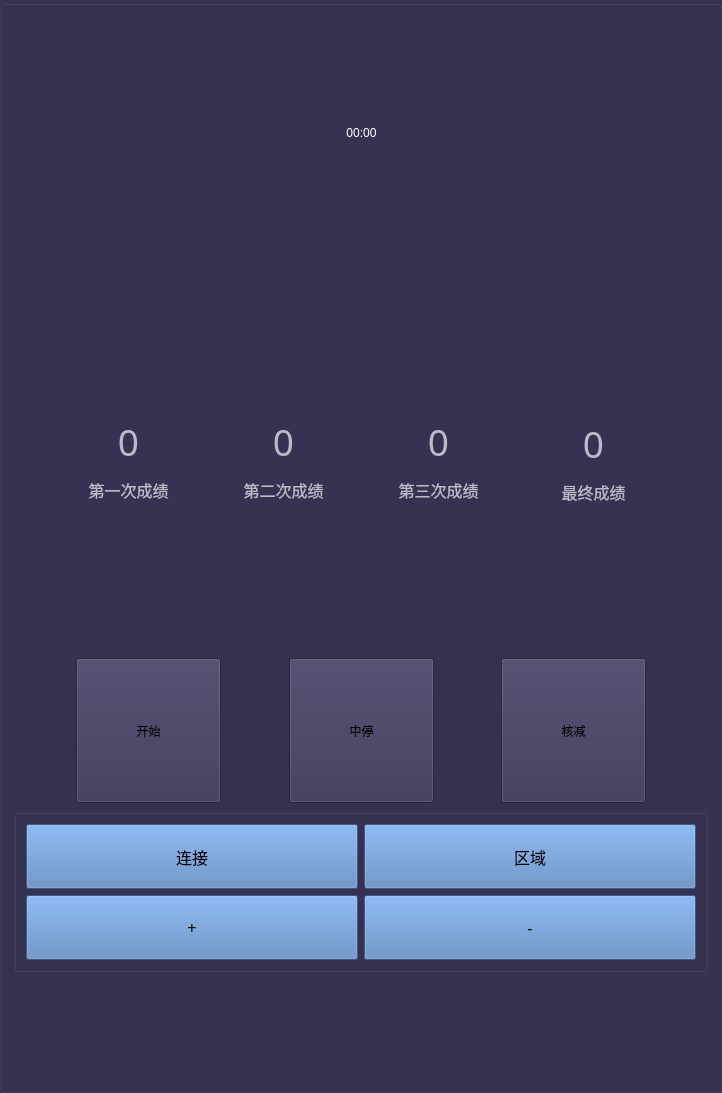
           <widget class="QGroupBox" name="gbScoreRecord">
            <property name="minimumSize">
             <size>
              <width>650</width>
              <height>0</height>
             </size>
            </property>
            <property name="styleSheet">
             <string notr="true">    background-color: rgb(55, 50, 82);</string>
            </property>
            <property name="title">
             <string/>
            </property>
            <layout class="QVBoxLayout" name="verticalLayout_20">
             <item>
              <layout class="QHBoxLayout" name="horizontalLayout_8">
               <item>
                <spacer name="horizontalSpacer_6">
                 <property name="orientation">
                  <enum>Qt::Horizontal</enum>
                 </property>
                 <property name="sizeHint" stdset="0">
                  <size>
                   <width>40</width>
                   <height>20</height>
                  </size>
                 </property>
                </spacer>
               </item>
               <item>
                <widget class="QLabel" name="lbCurLeftTimes">
                 <property name="minimumSize">
                  <size>
                   <width>231</width>
                   <height>231</height>
                  </size>
                 </property>
                 <property name="maximumSize">
                  <size>
                   <width>16777215</width>
                   <height>16777215</height>
                  </size>
                 </property>
                 <property name="styleSheet">
                  <string notr="true">color: rgb(255, 255, 255);</string>
                 </property>
                 <property name="text">
                  <string>00:00</string>
                 </property>
                 <property name="alignment">
                  <set>Qt::AlignCenter</set>
                 </property>
                </widget>
               </item>
               <item>
                <spacer name="horizontalSpacer_19">
                 <property name="orientation">
                  <enum>Qt::Horizontal</enum>
                 </property>
                 <property name="sizeHint" stdset="0">
                  <size>
                   <width>40</width>
                   <height>20</height>
                  </size>
                 </property>
                </spacer>
               </item>
              </layout>
             </item>
             <item>
              <spacer name="verticalSpacer_31">
               <property name="orientation">
                <enum>Qt::Vertical</enum>
               </property>
               <property name="sizeHint" stdset="0">
                <size>
                 <width>20</width>
                 <height>40</height>
                </size>
               </property>
              </spacer>
             </item>
             <item>
              <spacer name="verticalSpacer_32">
               <property name="orientation">
                <enum>Qt::Vertical</enum>
               </property>
               <property name="sizeHint" stdset="0">
                <size>
                 <width>20</width>
                 <height>40</height>
                </size>
               </property>
              </spacer>
             </item>
             <item>
              <layout class="QHBoxLayout" name="horizontalLayout_7">
               <item>
                <spacer name="horizontalSpacer_29">
                 <property name="orientation">
                  <enum>Qt::Horizontal</enum>
                 </property>
                 <property name="sizeHint" stdset="0">
                  <size>
                   <width>40</width>
                   <height>20</height>
                  </size>
                 </property>
                </spacer>
               </item>
               <item>
                <widget class="QGroupBox" name="gbScore1">
                 <property name="styleSheet">
                  <string notr="true">border:none;</string>
                 </property>
                 <property name="title">
                  <string/>
                 </property>
                 <layout class="QVBoxLayout" name="verticalLayout_4">
                  <item>
                   <spacer name="verticalSpacer_13">
                    <property name="orientation">
                     <enum>Qt::Vertical</enum>
                    </property>
                    <property name="sizeType">
                     <enum>QSizePolicy::Expanding</enum>
                    </property>
                    <property name="sizeHint" stdset="0">
                     <size>
                      <width>20</width>
                      <height>66</height>
                     </size>
                    </property>
                   </spacer>
                  </item>
                  <item>
                   <widget class="QLabel" name="lbScoreFirst">
                    <property name="minimumSize">
                     <size>
                      <width>0</width>
                      <height>0</height>
                     </size>
                    </property>
                    <property name="maximumSize">
                     <size>
                      <width>16777215</width>
                      <height>16777215</height>
                     </size>
                    </property>
                    <property name="font">
                     <font>
                      <family>Microsoft YaHei</family>
                      <pointsize>28</pointsize>
                      <weight>50</weight>
                      <bold>false</bold>
                     </font>
                    </property>
                    <property name="styleSheet">
                     <string notr="true">color: rgb(188, 185, 201);</string>
                    </property>
                    <property name="text">
                     <string>0</string>
                    </property>
                    <property name="alignment">
                     <set>Qt::AlignCenter</set>
                    </property>
                   </widget>
                  </item>
                  <item>
                   <widget class="QLabel" name="lbFirstScoreInfo">
                    <property name="minimumSize">
                     <size>
                      <width>125</width>
                      <height>33</height>
                     </size>
                    </property>
                    <property name="font">
                     <font>
                      <family>Microsoft YaHei</family>
                      <pointsize>12</pointsize>
                     </font>
                    </property>
                    <property name="styleSheet">
                     <string notr="true">color: rgb(188, 185, 201);</string>
                    </property>
                    <property name="text">
                     <string>第一次成绩</string>
                    </property>
                    <property name="alignment">
                     <set>Qt::AlignCenter</set>
                    </property>
                   </widget>
                  </item>
                  <item>
                   <spacer name="verticalSpacer_14">
                    <property name="orientation">
                     <enum>Qt::Vertical</enum>
                    </property>
                    <property name="sizeType">
                     <enum>QSizePolicy::Expanding</enum>
                    </property>
                    <property name="sizeHint" stdset="0">
                     <size>
                      <width>40</width>
                      <height>65</height>
                     </size>
                    </property>
                   </spacer>
                  </item>
                 </layout>
                </widget>
               </item>
               <item>
                <widget class="QGroupBox" name="gbScore2">
                 <property name="styleSheet">
                  <string notr="true">border:none;</string>
                 </property>
                 <property name="title">
                  <string/>
                 </property>
                 <layout class="QVBoxLayout" name="verticalLayout_22">
                  <item>
                   <spacer name="verticalSpacer_33">
                    <property name="orientation">
                     <enum>Qt::Vertical</enum>
                    </property>
                    <property name="sizeType">
                     <enum>QSizePolicy::Expanding</enum>
                    </property>
                    <property name="sizeHint" stdset="0">
                     <size>
                      <width>20</width>
                      <height>67</height>
                     </size>
                    </property>
                   </spacer>
                  </item>
                  <item>
                   <widget class="QLabel" name="lbScoreSecond">
                    <property name="minimumSize">
                     <size>
                      <width>0</width>
                      <height>0</height>
                     </size>
                    </property>
                    <property name="maximumSize">
                     <size>
                      <width>16777215</width>
                      <height>16777215</height>
                     </size>
                    </property>
                    <property name="font">
                     <font>
                      <family>Microsoft YaHei</family>
                      <pointsize>28</pointsize>
                      <weight>50</weight>
                      <bold>false</bold>
                     </font>
                    </property>
                    <property name="styleSheet">
                     <string notr="true">color: rgb(188, 185, 201);</string>
                    </property>
                    <property name="text">
                     <string>0</string>
                    </property>
                    <property name="alignment">
                     <set>Qt::AlignCenter</set>
                    </property>
                   </widget>
                  </item>
                  <item>
                   <widget class="QLabel" name="lbFirstScoreInfo_2">
                    <property name="minimumSize">
                     <size>
                      <width>125</width>
                      <height>33</height>
                     </size>
                    </property>
                    <property name="font">
                     <font>
                      <family>Microsoft YaHei</family>
                      <pointsize>12</pointsize>
                     </font>
                    </property>
                    <property name="styleSheet">
                     <string notr="true">color: rgb(188, 185, 201);</string>
                    </property>
                    <property name="text">
                     <string>第二次成绩</string>
                    </property>
                    <property name="alignment">
                     <set>Qt::AlignCenter</set>
                    </property>
                   </widget>
                  </item>
                  <item>
                   <spacer name="verticalSpacer_34">
                    <property name="orientation">
                     <enum>Qt::Vertical</enum>
                    </property>
                    <property name="sizeType">
                     <enum>QSizePolicy::Expanding</enum>
                    </property>
                    <property name="sizeHint" stdset="0">
                     <size>
                      <width>40</width>
                      <height>66</height>
                     </size>
                    </property>
                   </spacer>
                  </item>
                 </layout>
                </widget>
               </item>
               <item>
                <widget class="QGroupBox" name="gbScore3">
                 <property name="styleSheet">
                  <string notr="true">border:none;</string>
                 </property>
                 <property name="title">
                  <string/>
                 </property>
                 <layout class="QVBoxLayout" name="verticalLayout_24">
                  <item>
                   <spacer name="verticalSpacer_35">
                    <property name="orientation">
                     <enum>Qt::Vertical</enum>
                    </property>
                    <property name="sizeType">
                     <enum>QSizePolicy::Expanding</enum>
                    </property>
                    <property name="sizeHint" stdset="0">
                     <size>
                      <width>20</width>
                      <height>67</height>
                     </size>
                    </property>
                   </spacer>
                  </item>
                  <item>
                   <widget class="QLabel" name="lbScoreThird">
                    <property name="minimumSize">
                     <size>
                      <width>0</width>
                      <height>0</height>
                     </size>
                    </property>
                    <property name="maximumSize">
                     <size>
                      <width>16777215</width>
                      <height>16777215</height>
                     </size>
                    </property>
                    <property name="font">
                     <font>
                      <family>Microsoft YaHei</family>
                      <pointsize>28</pointsize>
                      <weight>50</weight>
                      <bold>false</bold>
                     </font>
                    </property>
                    <property name="styleSheet">
                     <string notr="true">color: rgb(188, 185, 201);</string>
                    </property>
                    <property name="text">
                     <string>0</string>
                    </property>
                    <property name="alignment">
                     <set>Qt::AlignCenter</set>
                    </property>
                   </widget>
                  </item>
                  <item>
                   <widget class="QLabel" name="lbFirstScoreInfo_3">
                    <property name="minimumSize">
                     <size>
                      <width>125</width>
                      <height>33</height>
                     </size>
                    </property>
                    <property name="font">
                     <font>
                      <family>Microsoft YaHei</family>
                      <pointsize>12</pointsize>
                     </font>
                    </property>
                    <property name="styleSheet">
                     <string notr="true">color: rgb(188, 185, 201);</string>
                    </property>
                    <property name="text">
                     <string>第三次成绩</string>
                    </property>
                    <property name="alignment">
                     <set>Qt::AlignCenter</set>
                    </property>
                   </widget>
                  </item>
                  <item>
                   <spacer name="verticalSpacer_36">
                    <property name="orientation">
                     <enum>Qt::Vertical</enum>
                    </property>
                    <property name="sizeType">
                     <enum>QSizePolicy::Expanding</enum>
                    </property>
                    <property name="sizeHint" stdset="0">
                     <size>
                      <width>40</width>
                      <height>66</height>
                     </size>
                    </property>
                   </spacer>
                  </item>
                 </layout>
                </widget>
               </item>
               <item>
                <widget class="QGroupBox" name="groupBox_14">
                 <property name="styleSheet">
                  <string notr="true">border:none;</string>
                 </property>
                 <property name="title">
                  <string/>
                 </property>
                 <layout class="QVBoxLayout" name="verticalLayout_26">
                  <item>
                   <spacer name="verticalSpacer_20">
                    <property name="orientation">
                     <enum>Qt::Vertical</enum>
                    </property>
                    <property name="sizeType">
                     <enum>QSizePolicy::Expanding</enum>
                    </property>
                    <property name="sizeHint" stdset="0">
                     <size>
                      <width>20</width>
                      <height>67</height>
                     </size>
                    </property>
                   </spacer>
                  </item>
                  <item>
                   <widget class="QLabel" name="lbScore_2">
                    <property name="minimumSize">
                     <size>
                      <width>0</width>
                      <height>0</height>
                     </size>
                    </property>
                    <property name="maximumSize">
                     <size>
                      <width>16777215</width>
                      <height>16777215</height>
                     </size>
                    </property>
                    <property name="font">
                     <font>
                      <family>Microsoft YaHei</family>
                      <pointsize>28</pointsize>
                      <weight>50</weight>
                      <bold>false</bold>
                     </font>
                    </property>
                    <property name="styleSheet">
                     <string notr="true">color: rgb(188, 185, 201);</string>
                    </property>
                    <property name="text">
                     <string>0</string>
                    </property>
                    <property name="alignment">
                     <set>Qt::AlignCenter</set>
                    </property>
                   </widget>
                  </item>
                  <item>
                   <widget class="QLabel" name="label_15">
                    <property name="minimumSize">
                     <size>
                      <width>125</width>
                      <height>33</height>
                     </size>
                    </property>
                    <property name="font">
                     <font>
                      <family>Microsoft YaHei</family>
                      <pointsize>12</pointsize>
                     </font>
                    </property>
                    <property name="styleSheet">
                     <string notr="true">color: rgb(188, 185, 201);</string>
                    </property>
                    <property name="text">
                     <string>最终成绩</string>
                    </property>
                    <property name="alignment">
                     <set>Qt::AlignCenter</set>
                    </property>
                   </widget>
                  </item>
                  <item>
                   <spacer name="verticalSpacer_21">
                    <property name="orientation">
                     <enum>Qt::Vertical</enum>
                    </property>
                    <property name="sizeType">
                     <enum>QSizePolicy::Preferred</enum>
                    </property>
                    <property name="sizeHint" stdset="0">
                     <size>
                      <width>20</width>
                      <height>64</height>
                     </size>
                    </property>
                   </spacer>
                  </item>
                 </layout>
                </widget>
               </item>
               <item>
                <spacer name="horizontalSpacer_30">
                 <property name="orientation">
                  <enum>Qt::Horizontal</enum>
                 </property>
                 <property name="sizeHint" stdset="0">
                  <size>
                   <width>40</width>
                   <height>20</height>
                  </size>
                 </property>
                </spacer>
               </item>
              </layout>
             </item>
             <item>
              <spacer name="verticalSpacer_24">
               <property name="orientation">
                <enum>Qt::Vertical</enum>
               </property>
               <property name="sizeType">
                <enum>QSizePolicy::Minimum</enum>
               </property>
               <property name="sizeHint" stdset="0">
                <size>
                 <width>5</width>
                 <height>68</height>
                </size>
               </property>
              </spacer>
             </item>
             <item>
              <layout class="QHBoxLayout" name="horizontalLayout_3">
               <item>
                <spacer name="horizontalSpacer_31">
                 <property name="orientation">
                  <enum>Qt::Horizontal</enum>
                 </property>
                 <property name="sizeHint" stdset="0">
                  <size>
                   <width>40</width>
                   <height>20</height>
                  </size>
                 </property>
                </spacer>
               </item>
               <item>
                <widget class="QPushButton" name="pbStartSkip">
                 <property name="minimumSize">
                  <size>
                   <width>145</width>
                   <height>145</height>
                  </size>
                 </property>
                 <property name="styleSheet">
                  <string notr="true">border-image: url(:/resource/images/examPage/startBtn.png);
font: 25 21pt &quot;Microsoft YaHei&quot;;</string>
                 </property>
                 <property name="text">
                  <string>开始</string>
                 </property>
                </widget>
               </item>
               <item>
                <spacer name="horizontalSpacer_36">
                 <property name="orientation">
                  <enum>Qt::Horizontal</enum>
                 </property>
                 <property name="sizeHint" stdset="0">
                  <size>
                   <width>40</width>
                   <height>20</height>
                  </size>
                 </property>
                </spacer>
               </item>
               <item>
                <widget class="QPushButton" name="pbZhongTing">
                 <property name="minimumSize">
                  <size>
                   <width>145</width>
                   <height>145</height>
                  </size>
                 </property>
                 <property name="styleSheet">
                  <string notr="true">border-image: url(:/resource/images/examPage/decreaseBtn.png);
font: 25 25.5pt &quot;Microsoft YaHei&quot;;</string>
                 </property>
                 <property name="text">
                  <string>中停</string>
                 </property>
                </widget>
               </item>
               <item>
                <spacer name="horizontalSpacer_42">
                 <property name="orientation">
                  <enum>Qt::Horizontal</enum>
                 </property>
                 <property name="sizeHint" stdset="0">
                  <size>
                   <width>40</width>
                   <height>20</height>
                  </size>
                 </property>
                </spacer>
               </item>
               <item>
                <widget class="QPushButton" name="pbDecreaseScore">
                 <property name="minimumSize">
                  <size>
                   <width>145</width>
                   <height>145</height>
                  </size>
                 </property>
                 <property name="styleSheet">
                  <string notr="true">border-image: url(:/resource/images/examPage/submitBtn.png);
font: 25 21pt &quot;Microsoft YaHei&quot;;</string>
                 </property>
                 <property name="text">
                  <string>核减</string>
                 </property>
                </widget>
               </item>
               <item>
                <spacer name="horizontalSpacer_43">
                 <property name="orientation">
                  <enum>Qt::Horizontal</enum>
                 </property>
                 <property name="sizeHint" stdset="0">
                  <size>
                   <width>40</width>
                   <height>20</height>
                  </size>
                 </property>
                </spacer>
               </item>
              </layout>
             </item>
             <item>
              <widget class="QGroupBox" name="gbLeiDaCtrlRegin">
               <property name="title">
                <string/>
               </property>
               <layout class="QGridLayout" name="gridLayout_8">
                <item row="0" column="0">
                 <widget class="QPushButton" name="pbConnectLeiDa">
                  <property name="minimumSize">
                   <size>
                    <width>295</width>
                    <height>65</height>
                   </size>
                  </property>
                  <property name="font">
                   <font>
                    <family>Microsoft YaHei</family>
                    <pointsize>12</pointsize>
                   </font>
                  </property>
                  <property name="styleSheet">
                   <string notr="true">background-color: rgb(83, 127, 188);
color: rgb(0, 0, 0);</string>
                  </property>
                  <property name="text">
                   <string>连接</string>
                  </property>
                 </widget>
                </item>
                <item row="0" column="1">
                 <widget class="QPushButton" name="pbShowExamRegin">
                  <property name="minimumSize">
                   <size>
                    <width>295</width>
                    <height>65</height>
                   </size>
                  </property>
                  <property name="font">
                   <font>
                    <family>Microsoft YaHei</family>
                    <pointsize>12</pointsize>
                   </font>
                  </property>
                  <property name="styleSheet">
                   <string notr="true">background-color: rgb(83, 127, 188);
color: rgb(0, 0, 0);</string>
                  </property>
                  <property name="text">
                   <string>区域</string>
                  </property>
                 </widget>
                </item>
                <item row="1" column="0">
                 <widget class="QPushButton" name="pbRotateLeftLeiDa">
                  <property name="minimumSize">
                   <size>
                    <width>0</width>
                    <height>65</height>
                   </size>
                  </property>
                  <property name="font">
                   <font>
                    <family>Microsoft YaHei</family>
                    <pointsize>12</pointsize>
                   </font>
                  </property>
                  <property name="styleSheet">
                   <string notr="true">background-color: rgb(83, 127, 188);
color: rgb(0, 0, 0);</string>
                  </property>
                  <property name="text">
                   <string>+</string>
                  </property>
                 </widget>
                </item>
                <item row="1" column="1">
                 <widget class="QPushButton" name="pbRotateRightLeiDa">
                  <property name="minimumSize">
                   <size>
                    <width>295</width>
                    <height>65</height>
                   </size>
                  </property>
                  <property name="font">
                   <font>
                    <family>Microsoft YaHei</family>
                    <pointsize>12</pointsize>
                   </font>
                  </property>
                  <property name="styleSheet">
                   <string notr="true">background-color: rgb(83, 127, 188);
color: rgb(0, 0, 0);</string>
                  </property>
                  <property name="text">
                   <string>-</string>
                  </property>
                 </widget>
                </item>
               </layout>
              </widget>
             </item>
             <item>
              <spacer name="verticalSpacer_15">
               <property name="orientation">
                <enum>Qt::Vertical</enum>
               </property>
               <property name="sizeType">
                <enum>QSizePolicy::Minimum</enum>
               </property>
               <property name="sizeHint" stdset="0">
                <size>
                 <width>20</width>
                 <height>40</height>
                </size>
               </property>
              </spacer>
             </item>
             <item>
              <spacer name="verticalSpacer_4">
               <property name="orientation">
                <enum>Qt::Vertical</enum>
               </property>
               <property name="sizeHint" stdset="0">
                <size>
                 <width>20</width>
                 <height>67</height>
                </size>
               </property>
              </spacer>
             </item>
            </layout>
           </widget>
